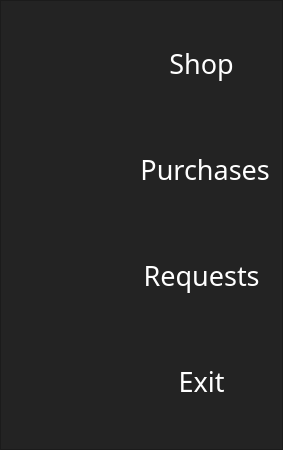
        <widget class="QFrame" name="frame_left_menu">
         <property name="minimumSize">
          <size>
           <width>0</width>
           <height>0</height>
          </size>
         </property>
         <property name="maximumSize">
          <size>
           <width>100</width>
           <height>16777215</height>
          </size>
         </property>
         <property name="styleSheet">
          <string notr="true">background-color: rgb(35, 35, 35);
padding:1px;</string>
         </property>
         <property name="frameShape">
          <enum>QFrame::StyledPanel</enum>
         </property>
         <property name="frameShadow">
          <enum>QFrame::Raised</enum>
         </property>
         <layout class="QVBoxLayout" name="verticalLayout_3">
          <item>
           <widget class="QPushButton" name="btn_page_1">
            <property name="minimumSize">
             <size>
              <width>0</width>
              <height>100</height>
             </size>
            </property>
            <property name="font">
             <font>
              <family>8514oem</family>
              <pointsize>20</pointsize>
             </font>
            </property>
            <property name="cursor">
             <cursorShape>PointingHandCursor</cursorShape>
            </property>
            <property name="styleSheet">
             <string notr="true">QPushButton {
	image: url(:/SideBar/icons8-shop-48.png);
	color: rgb(255, 255, 255);
	background-color: rgb(35, 35, 35);
	border: 0px solid;
	padding-right: 0px;
}
QPushButton:hover {
	
	background-color: qlineargradient(spread:pad, x1:0, y1:0, x2:1, y2:0, stop:0 #2DD4BF, stop:1 #0EA5E9);
	border-radius: 20px;
}</string>
            </property>
            <property name="text">
             <string>                 Shop</string>
            </property>
           </widget>
          </item>
          <item>
           <widget class="QPushButton" name="btn_page_2">
            <property name="minimumSize">
             <size>
              <width>0</width>
              <height>100</height>
             </size>
            </property>
            <property name="font">
             <font>
              <family>8514oem</family>
              <pointsize>20</pointsize>
             </font>
            </property>
            <property name="cursor">
             <cursorShape>PointingHandCursor</cursorShape>
            </property>
            <property name="styleSheet">
             <string notr="true">QPushButton {
	image: url(:/SideBar/icons8-shopping-cart-48.png);
	color: rgb(255, 255, 255);
	background-color: rgb(35, 35, 35);
	border: 0px solid;
	padding-right: 0px;
}
QPushButton:hover {
	background-color: qlineargradient(spread:pad, x1:0, y1:0, x2:1, y2:0, stop:0 #2DD4BF, stop:1 #0EA5E9);
	border-radius: 20px;
}</string>
            </property>
            <property name="text">
             <string>                  Purchases</string>
            </property>
           </widget>
          </item>
          <item>
           <widget class="QPushButton" name="btn_page_3">
            <property name="minimumSize">
             <size>
              <width>0</width>
              <height>100</height>
             </size>
            </property>
            <property name="font">
             <font>
              <family>8514oem</family>
              <pointsize>20</pointsize>
             </font>
            </property>
            <property name="cursor">
             <cursorShape>PointingHandCursor</cursorShape>
            </property>
            <property name="styleSheet">
             <string notr="true">QPushButton {
	
	image: url(:/SideBar/icons8-computer-support-48.png);
	color: rgb(255, 255, 255);
	background-color: rgb(35, 35, 35);
	border: 0px solid;
	padding-right: 0px;
}
QPushButton:hover {
	background-color: qlineargradient(spread:pad, x1:0, y1:0, x2:1, y2:0, stop:0 #2DD4BF, stop:1 #0EA5E9);
	border-radius: 20px;
}</string>
            </property>
            <property name="text">
             <string>                 Requests</string>
            </property>
           </widget>
          </item>
          <item>
           <widget class="QPushButton" name="btn_page_4">
            <property name="sizePolicy">
             <sizepolicy hsizetype="Expanding" vsizetype="Fixed">
              <horstretch>0</horstretch>
              <verstretch>0</verstretch>
             </sizepolicy>
            </property>
            <property name="minimumSize">
             <size>
              <width>0</width>
              <height>100</height>
             </size>
            </property>
            <property name="font">
             <font>
              <family>8514oem</family>
              <pointsize>20</pointsize>
             </font>
            </property>
            <property name="cursor">
             <cursorShape>PointingHandCursor</cursorShape>
            </property>
            <property name="styleSheet">
             <string notr="true">QPushButton {
	image: url(:/SideBar/icons8-exit-48.png);
	color: rgb(255, 255, 255);
	background-color: rgb(35, 35, 35);
	border: 0px solid;
	padding-right: 0px;
}
QPushButton:hover {
	background-color: qlineargradient(spread:pad, x1:0, y1:0, x2:1, y2:0, stop:0 #2DD4BF, stop:1 #0EA5E9);
	border-radius: 20px;
}</string>
            </property>
            <property name="text">
             <string>                 Exit</string>
            </property>
           </widget>
          </item>
          <item>
           <widget class="QFrame" name="frame_top_menus">
            <property name="minimumSize">
             <size>
              <width>0</width>
              <height>0</height>
             </size>
            </property>
            <property name="frameShape">
             <enum>QFrame::NoFrame</enum>
            </property>
            <property name="frameShadow">
             <enum>QFrame::Raised</enum>
            </property>
           </widget>
          </item>
         </layout>
        </widget>
